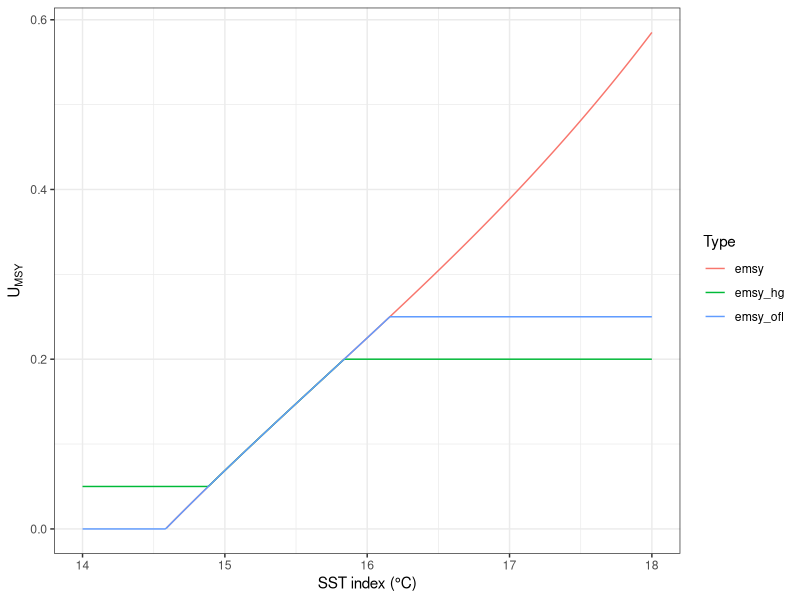
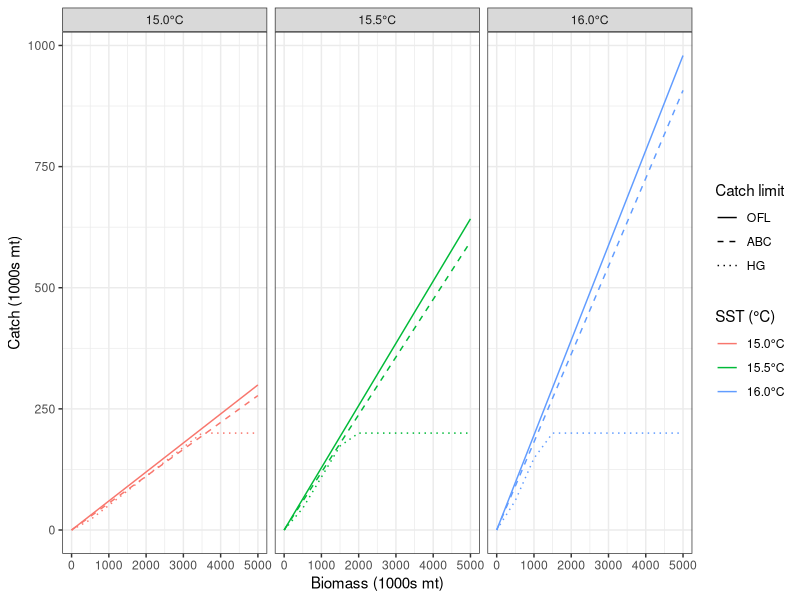
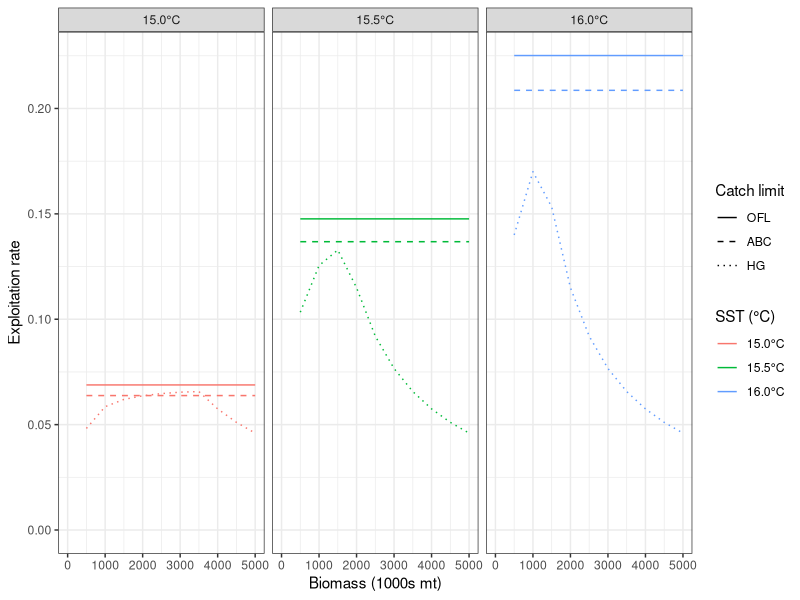

Write R code to recreate these figures, in order.

# Clear workspace
rm(list = ls())
options(dplyr.summarise.inform=F)

# Setup
################################################################################

# Packages
library(tidyverse)

# Directories
plotdir <- "figures"


# Helper functions
################################################################################

# Function to calculate EMSY
calc_emsy <- function(sst_c){
  emsy <- -18.46452 + 3.25209*sst_c - 0.19723*sst_c^2 + 0.0041863*sst_c^3
  return(emsy)
}

# Function to calculate OFL
calc_ofl <- function(b_mt, emsy, dist=0.87, emsy_min=0, emsy_max=0.25){
  emsy_use <- pmin(pmax(emsy_min, emsy), emsy_max)
  ofl <- b_mt * emsy_use * dist
  return(ofl)
}

# Function to calculate ABC
calc_abc <- function(b_mt, emsy, dist=0.87, pstar_buffer=0.92657, emsy_min=0, emsy_max=0.25){
  emsy_use <- pmin(pmax(emsy_min, emsy), emsy_max)
  abc <- b_mt * pstar_buffer * emsy_use * dist
  return(abc)
}

# Function to calculate HG
calc_hg <- function(b_mt, emsy, cutoff_mt=150000, maxcat_mt=200000, dist=0.87, emsy_min=0.05, emsy_max=0.20){
  emsy_use <- pmin(pmax(emsy_min, emsy), emsy_max)
  hg <- (b_mt - cutoff_mt) * dist * emsy_use
  hg <- pmax(0, hg)
  hg <- pmin(maxcat_mt, hg)
  return(hg)
}

# Test functions
# They match the 2020 stock assessment
emsy <- calc_emsy(sst_c=15.9965)
calc_ofl(b_mt=28276, emsy=emsy)
calc_abc(b_mt=28276, emsy=emsy)
calc_hg(b_mt=28276, emsy=emsy)

# Build data
################################################################################

# Build EMSY~SST data
ssts <- seq(14, 18, 0.01)
emsys <- calc_emsy(sst_c=ssts)
emsy_df <- tibble(sst_c=ssts,
                  emsy=emsys,
                  emsy_ofl=pmin(0.25, emsy) %>% pmax(0, .),
                  emsy_hg=pmin(0.2, emsy) %>% pmax(0.05, .)) %>%
  # Gather
  gather(key="emsy_type", value="emsy", 2:ncol(.))

# Values
sst_vals <- c(15, 15.5, 16)
b_vals <-seq(0, 5000, 500) * 1000

# Build data
x <- sst_vals[1]
limit_df_orig <- purrr::map_df(sst_vals, function(x){

  # Generate data
  emsy <- calc_emsy(x)
  ofls <- calc_ofl(b_mt=b_vals, emsy=emsy)
  abcs <- calc_abc(b_mt=b_vals, emsy=emsy)
  hgs <- calc_hg(b_mt=b_vals, emsy=emsy)

  # Build data
  df <- tibble(sst_c=x,
               biomass=b_vals,
               emsy=emsy,
               ofl=ofls,
               abc=abcs,
               hg=hgs) %>%
    gather(key="limit_type", value="catch", 4:ncol(.)) %>%
    mutate(u=catch/(biomass*0.87))

})

# Format data
limit_df <- limit_df_orig %>%
  # Format limit type
  mutate(limit_type=recode_factor(limit_type,
                                  "ofl"="OFL",
                                  "abc"="ABC",
                                  "hg"="HG")) %>%
  # Format SST label
  mutate(sst_label=format(sst_c, nsmall=1) %>% paste0(., "°C"))

unique(limit_df$sst_c)


# Plot data
################################################################################

# Plot EMSY data
g1 <- ggplot(emsy_df, aes(x=sst_c, y=emsy, color=emsy_type)) +
  geom_line() +
  # Labels
  labs(x="SST index (°C)", y=expression("U"["MSY"])) +
  # Limits
  lims(y=c(0,NA)) +
  # Legend
  scale_color_discrete(name="Type") +
  # Theme
  theme_bw()
g1

# Plot catch limit data
g2 <- ggplot(limit_df, aes(x=biomass/1e3, y=catch/1e3,
                           color=sst_label, linetype=limit_type)) +
  facet_wrap(~sst_label) +
  geom_line() +
  # Labels
  labs(x="Biomass (1000s mt)", y="Catch (1000s mt)") +
  # Legend
  scale_color_discrete(name="SST (°C)") +
  scale_linetype_manual(name="Catch limit", values=c("solid", "dashed", "dotted")) +
  # Theme
  theme_bw()
g2

# Plot F limit data
g3 <- ggplot(limit_df, aes(x=biomass/1e3, y=u,
                           color=sst_label, linetype=limit_type)) +
  facet_wrap(~sst_label) +
  geom_line() +
  # Limits
  lims(y=c(0,NA)) +
  # Labels
  labs(x="Biomass (1000s mt)", y="Exploitation rate") +
  # Legend
  scale_color_discrete(name="SST (°C)") +
  scale_linetype_manual(name="Catch limit", values=c("solid", "dashed", "dotted")) +
  # Theme
  theme_bw()
g3

# Merge

# Export


